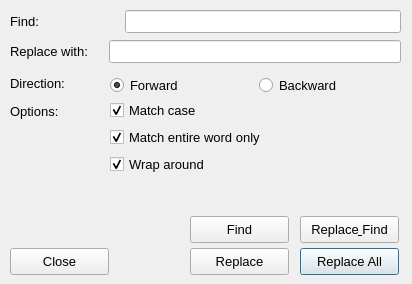
<?xml version="1.0" encoding="UTF-8"?>
<ui version="4.0">
 <class>replaceDialog</class>
 <widget class="QDialog" name="replaceDialog">
  <property name="geometry">
   <rect>
    <x>0</x>
    <y>0</y>
    <width>412</width>
    <height>284</height>
   </rect>
  </property>
  <property name="font">
   <font>
    <pointsize>10</pointsize>
   </font>
  </property>
  <property name="windowTitle">
   <string>Find/Replace</string>
  </property>
  <property name="modal">
   <bool>true</bool>
  </property>
  <widget class="QWidget" name="layoutWidget">
   <property name="geometry">
    <rect>
     <x>10</x>
     <y>10</y>
     <width>391</width>
     <height>28</height>
    </rect>
   </property>
   <layout class="QFormLayout" name="formLayout">
    <property name="horizontalSpacing">
     <number>10</number>
    </property>
    <property name="verticalSpacing">
     <number>0</number>
    </property>
    <item row="0" column="0">
     <widget class="QLabel" name="labelName">
      <property name="font">
       <font>
        <pointsize>10</pointsize>
       </font>
      </property>
      <property name="text">
       <string>Find:                     </string>
      </property>
     </widget>
    </item>
    <item row="0" column="1">
     <widget class="QLineEdit" name="search_txt">
      <property name="placeholderText">
       <string/>
      </property>
     </widget>
    </item>
   </layout>
  </widget>
  <widget class="QWidget" name="verticalLayoutWidget_3">
   <property name="geometry">
    <rect>
     <x>110</x>
     <y>100</y>
     <width>291</width>
     <height>77</height>
    </rect>
   </property>
   <layout class="QVBoxLayout" name="verticalLayout_3">
    <item>
     <widget class="QCheckBox" name="checkBox_case">
      <property name="text">
       <string>Match case</string>
      </property>
      <property name="checked">
       <bool>true</bool>
      </property>
     </widget>
    </item>
    <item>
     <widget class="QCheckBox" name="checkBox_word">
      <property name="text">
       <string>Match entire word only</string>
      </property>
      <property name="checked">
       <bool>true</bool>
      </property>
     </widget>
    </item>
    <item>
     <widget class="QCheckBox" name="checkBox_wrap">
      <property name="text">
       <string>Wrap around</string>
      </property>
      <property name="checked">
       <bool>true</bool>
      </property>
     </widget>
    </item>
   </layout>
  </widget>
  <widget class="QWidget" name="layoutWidget_2">
   <property name="geometry">
    <rect>
     <x>10</x>
     <y>40</y>
     <width>391</width>
     <height>28</height>
    </rect>
   </property>
   <layout class="QFormLayout" name="formLayout_2">
    <property name="horizontalSpacing">
     <number>10</number>
    </property>
    <property name="verticalSpacing">
     <number>0</number>
    </property>
    <item row="0" column="0">
     <widget class="QLabel" name="labelName_2">
      <property name="font">
       <font>
        <pointsize>10</pointsize>
       </font>
      </property>
      <property name="text">
       <string>Replace with:   </string>
      </property>
     </widget>
    </item>
    <item row="0" column="1">
     <widget class="QLineEdit" name="replace_txt">
      <property name="sizePolicy">
       <sizepolicy hsizetype="Expanding" vsizetype="Fixed">
        <horstretch>0</horstretch>
        <verstretch>0</verstretch>
       </sizepolicy>
      </property>
      <property name="placeholderText">
       <string/>
      </property>
     </widget>
    </item>
   </layout>
  </widget>
  <widget class="QPushButton" name="pushButton_replaceAll">
   <property name="geometry">
    <rect>
     <x>300</x>
     <y>248</y>
     <width>99</width>
     <height>27</height>
    </rect>
   </property>
   <property name="text">
    <string>Replace All</string>
   </property>
  </widget>
  <widget class="QPushButton" name="pushButton_replace">
   <property name="geometry">
    <rect>
     <x>190</x>
     <y>248</y>
     <width>99</width>
     <height>27</height>
    </rect>
   </property>
   <property name="text">
    <string>Replace</string>
   </property>
  </widget>
  <widget class="QPushButton" name="pushButton_replaceFind">
   <property name="geometry">
    <rect>
     <x>300</x>
     <y>216</y>
     <width>99</width>
     <height>27</height>
    </rect>
   </property>
   <property name="text">
    <string>Replace&amp; Find</string>
   </property>
  </widget>
  <widget class="QPushButton" name="pushButton_find">
   <property name="geometry">
    <rect>
     <x>190</x>
     <y>216</y>
     <width>99</width>
     <height>27</height>
    </rect>
   </property>
   <property name="text">
    <string>Find</string>
   </property>
  </widget>
  <widget class="QPushButton" name="pushButton_close">
   <property name="geometry">
    <rect>
     <x>10</x>
     <y>248</y>
     <width>99</width>
     <height>27</height>
    </rect>
   </property>
   <property name="text">
    <string>Close</string>
   </property>
  </widget>
  <widget class="QLabel" name="notification">
   <property name="geometry">
    <rect>
     <x>10</x>
     <y>182</y>
     <width>391</width>
     <height>26</height>
    </rect>
   </property>
   <property name="font">
    <font>
     <pointsize>10</pointsize>
    </font>
   </property>
   <property name="text">
    <string/>
   </property>
  </widget>
  <widget class="QWidget" name="horizontalLayoutWidget">
   <property name="geometry">
    <rect>
     <x>110</x>
     <y>70</y>
     <width>291</width>
     <height>31</height>
    </rect>
   </property>
   <layout class="QHBoxLayout" name="horizontalLayout">
    <item>
     <widget class="QRadioButton" name="radioButton_fw">
      <property name="text">
       <string>Forward</string>
      </property>
      <property name="checked">
       <bool>true</bool>
      </property>
     </widget>
    </item>
    <item>
     <widget class="QRadioButton" name="radioButton_bw">
      <property name="text">
       <string>Backward</string>
      </property>
     </widget>
    </item>
   </layout>
  </widget>
  <widget class="QLabel" name="labelName_3">
   <property name="geometry">
    <rect>
     <x>10</x>
     <y>70</y>
     <width>91</width>
     <height>26</height>
    </rect>
   </property>
   <property name="font">
    <font>
     <pointsize>10</pointsize>
    </font>
   </property>
   <property name="text">
    <string>Direction:</string>
   </property>
  </widget>
  <widget class="QLabel" name="labelName_4">
   <property name="geometry">
    <rect>
     <x>10</x>
     <y>98</y>
     <width>91</width>
     <height>26</height>
    </rect>
   </property>
   <property name="font">
    <font>
     <pointsize>10</pointsize>
    </font>
   </property>
   <property name="text">
    <string>Options:</string>
   </property>
  </widget>
 </widget>
 <tabstops>
  <tabstop>search_txt</tabstop>
  <tabstop>replace_txt</tabstop>
  <tabstop>radioButton_fw</tabstop>
  <tabstop>radioButton_bw</tabstop>
  <tabstop>checkBox_case</tabstop>
  <tabstop>checkBox_word</tabstop>
  <tabstop>checkBox_wrap</tabstop>
  <tabstop>pushButton_find</tabstop>
  <tabstop>pushButton_replaceFind</tabstop>
  <tabstop>pushButton_replace</tabstop>
  <tabstop>pushButton_replaceAll</tabstop>
  <tabstop>pushButton_close</tabstop>
 </tabstops>
 <resources/>
 <connections/>
</ui>
